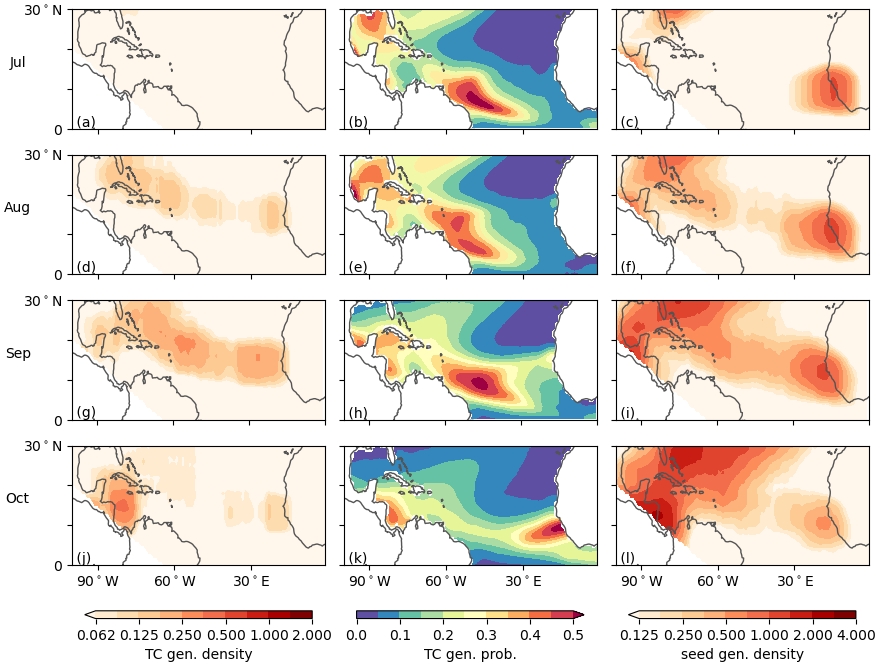

The script that drew this image:
#!/usr/bin/env python
# Wenchang Yang (wenchang@princeton.edu)
# Thu Jun 11 16:29:29 EDT 2020
if __name__ == '__main__':
    from misc.timer import Timer
    tt = Timer(f'start {__file__}')
import sys, os.path, os, glob
import xarray as xr, numpy as np, pandas as pd
#import matplotlib.pyplot as plt
#more imports
from geoplots import mapplot
#
if __name__ == '__main__':
    tt.check('end import')
#
#start from here
dfile = __file__.replace('.py', '.tcgenesis.nc')
if os.path.exists(dfile):
    tc = xr.open_dataarray(dfile)
    print('[loaded]:', dfile)
else: 
    from AM2p5.data_TCgenesis_map_mclim import mclim as tc
    tc.to_dataset(name='tcgenesis').to_netcdf(dfile)
    print('[saved]:', dfile)
dfile = __file__.replace('.py', '.p.nc')
if os.path.exists(dfile):
    p = xr.open_dataarray(dfile)
    print('[loaded]:', dfile)
else:
    from AM2p5.data_pTang_map_mclim import mclim as p
    p.to_dataset(name='p').to_netcdf(dfile)
    print('[saved]:', dfile)
dfile = __file__.replace('.py', '.seed.nc')
if os.path.exists(dfile):
    seed = xr.open_dataarray(dfile)
    print('[loaded]:', dfile)
else:
    from AM2p5.data_seedgenesis_map_mclim_rainy import mclim as seed
    seed.to_dataset(name='seed').to_netcdf(dfile)
    print('[saved]:', dfile)
sel_region = lambda x: x.sel(lon=slice(260, 360), lat=slice(0,30)).where(x.lon+x.lat*35/20>295)
sel_region_r = lambda x: x.sel(lon=slice(260, 360), lat=slice(30,0)).where(x.lon+x.lat*35/20>295) #for ERA5 p

 
 
if __name__ == '__main__':
    from wyconfig import * #my plot settings
    import calendar
    from geoplots import mapplot
    plt.close()
    fig, axes = plt.subplots(4, 3, figsize=(8*1.1,5/3*4), sharex=True, sharey=True, dpi=100)
    #figname = __file__.replace('.py', f'_{tt.today()}.png')
    months = range(7, 10+1)
    # columns of TC genesis
    da = tc.pipe(sel_region)
    levels=2.**np.arange(-4, 1.1, 0.5)
    cmap = 'OrRd'
    cbar_on = False
    label = 'TC gen. density'
    for i,mon in enumerate(months):
        ax = axes[i, 0]
        im = da.sel(month=mon).plot.contourf(ax=ax, cmap=cmap, levels=levels, add_colorbar=cbar_on)
        plt.sca(ax)
        mapplot()
    fig.colorbar(im, ax=axes[:, 0], label=label, orientation='horizontal', shrink=0.9)

    #columns of HiRAM p
    da = p.pipe(sel_region)
    levels=np.arange(0, 0.51, 0.05)
    cmap = 'Spectral_r'
    cbar_on = False
    label = 'TC gen. prob.'
    for i,mon in enumerate(months):
        ax = axes[i, 1]
        im = da.sel(month=mon).plot.contourf(ax=ax, cmap=cmap, levels=levels, add_colorbar=cbar_on)
        plt.sca(ax)
        mapplot()
    fig.colorbar(im, ax=axes[:, 1], label=label, orientation='horizontal', shrink=0.9)
    

    #columns of HiRAM seed
    da = seed.pipe(sel_region)
    levels=2.**np.arange(-2-1, 3.1-1, 0.5)
    cmap = 'OrRd'
    cbar_on = False
    label = 'seed gen. density'
    for i,mon in enumerate(months):
        ax = axes[i, 2]
        im = da.sel(month=mon).plot.contourf(ax=ax, cmap=cmap, levels=levels, add_colorbar=cbar_on)
        plt.sca(ax)
        mapplot()
    fig.colorbar(im, ax=axes[:, 2], label=label, orientation='horizontal', shrink=0.9)


    for ax,s in zip(axes.flat,list('abcdefghijkl')):
        ax.set_title('')
        ax.set_xlabel('')
        ax.set_ylabel('')
        ax.text(0, 0, f' ({s})', transform=ax.transAxes, va='bottom')
    for mon,ax in zip(months, axes[:, 0]):
        #ax.text(1, 1, calendar.month_abbr[mon], ha='right', va='top', transform=ax.transAxes)
        ax.set_ylabel(calendar.month_abbr[mon], rotation=0)
        ax.set_yticks(range(0,31,10))
        ax.set_yticklabels(['0', '', '', '30$^\circ$N'])
    for mon,ax in zip(months, axes[2, :]):
        ax.set_xticks(range(270,361,30))
        ax.set_xticklabels(['90$^\circ$W', '60$^\circ$W', '30$^\circ$E', '0'])

    figname = __file__.replace('.py', '.png')
    if len(sys.argv) > 1 and sys.argv[1] == 'savefig':
        wysavefig(figname)

    tt.check(f'**Done**')
    plt.show()
    
